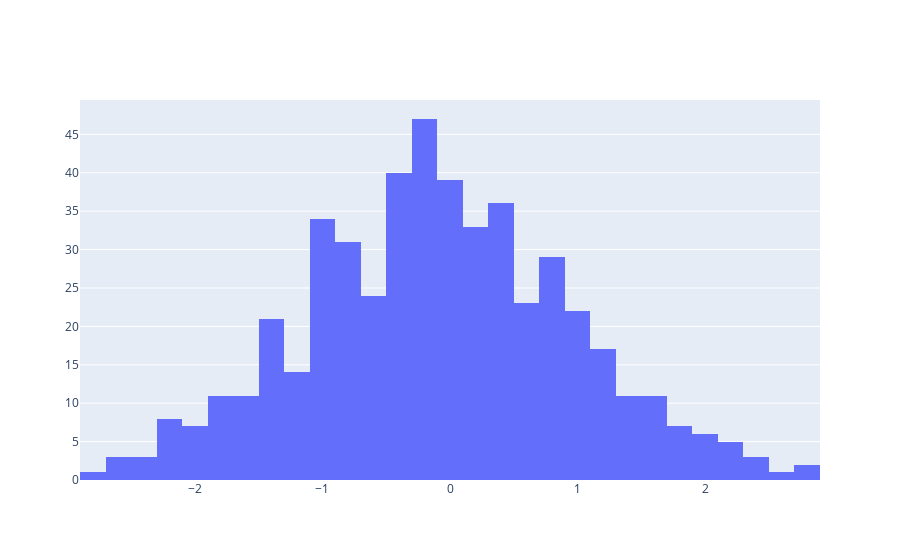

Notebook source saved alongside this figure:
### Code cell
# Histogram
values = np.random.randn(500)
fig = go.Figure([go.Histogram(x=values)])
fig.show()

### Figure 1 — Plotly figure (JSON) as saved in the notebook; plotly's stock layout.template omitted (floating-point values rounded to 4 significant figures; data arrays with more than 128 entries replaced by an {"elided": "..."} marker saying what was removed)
{"data": [{"type": "histogram", "x": {"elided": "500 float values"}}], "layout": {}}
